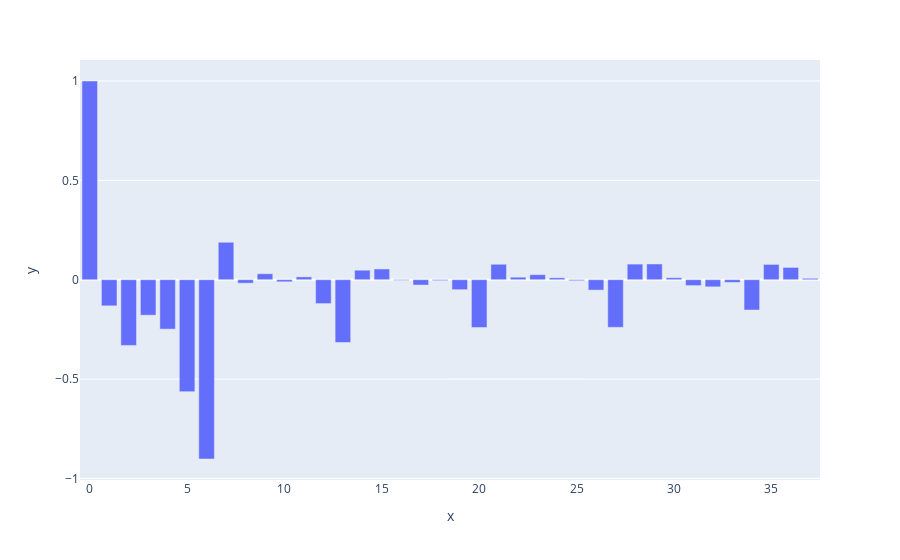

The code cell stored with this chart in its notebook:
### Code cell
pacf_vals = pacf(first_diff)
fig = px.bar(y=pacf_vals)
fig.show()

### Figure 1 — Plotly figure (JSON) as saved in the notebook; plotly's stock layout.template omitted (floating-point values rounded to 4 significant figures)
{"data": [{"alignmentgroup": "True", "hovertemplate": "x=%{x}<br>y=%{y}<extra></extra>", "legendgroup": "", "marker": {"color": "#636efa", "pattern": {"shape": ""}}, "name": "", "offsetgroup": "", "orientation": "v", "showlegend": false, "textposition": "auto", "type": "bar", "x": [0, 1, 2, 3, 4, 5, 6, 7, 8, 9, 10, 11, 12, 13, 14, 15, 16, 17, 18, 19, 20, 21, 22, 23, 24, 25, 26, 27, 28, 29, 30, 31, 32, 33, 34, 35, 36, 37], "xaxis": "x", "y": [1, -0.1316, -0.3306, -0.1786, -0.2488, -0.5634, -0.9023, 0.1884, -0.01749, 0.03005, -0.0106, 0.01424, -0.1202, -0.316, 0.04787, 0.05407, -0.003652, -0.02691, -0.004567, -0.05013, -0.2406, 0.07784, 0.01263, 0.02539, 0.009513, -0.005035, -0.05238, -0.2397, 0.07857, 0.07918, 0.009829, -0.02952, -0.03596, -0.01357, -0.1526, 0.07704, 0.06179, 0.006966], "yaxis": "y"}], "layout": {"barmode": "relative", "legend": {"tracegroupgap": 0}, "margin": {"t": 60}, "xaxis": {"anchor": "y", "domain": [0, 1], "title": {"text": "x"}}, "yaxis": {"anchor": "x", "domain": [0, 1], "title": {"text": "y"}}}}
